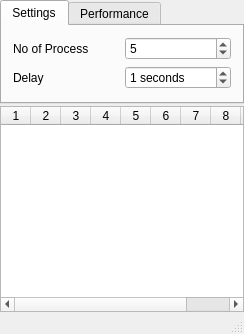
<?xml version="1.0" encoding="UTF-8"?>
<ui version="4.0">
 <class>MainWindow</class>
 <widget class="QMainWindow" name="MainWindow">
  <property name="geometry">
   <rect>
    <x>0</x>
    <y>0</y>
    <width>244</width>
    <height>334</height>
   </rect>
  </property>
  <property name="windowTitle">
   <string>MainWindow</string>
  </property>
  <widget class="QWidget" name="centralWidget">
   <layout class="QVBoxLayout" name="verticalLayout" stretch="1,2">
    <property name="spacing">
     <number>2</number>
    </property>
    <property name="sizeConstraint">
     <enum>QLayout::SetDefaultConstraint</enum>
    </property>
    <property name="leftMargin">
     <number>0</number>
    </property>
    <property name="topMargin">
     <number>0</number>
    </property>
    <property name="rightMargin">
     <number>0</number>
    </property>
    <property name="bottomMargin">
     <number>0</number>
    </property>
    <item>
     <widget class="QTabWidget" name="tabWidget">
      <property name="currentIndex">
       <number>0</number>
      </property>
      <widget class="QWidget" name="Settings">
       <attribute name="title">
        <string>Settings</string>
       </attribute>
       <layout class="QGridLayout" name="gridLayout">
        <item row="1" column="1">
         <widget class="QSpinBox" name="del">
          <property name="suffix">
           <string> seconds</string>
          </property>
          <property name="value">
           <number>1</number>
          </property>
         </widget>
        </item>
        <item row="1" column="0">
         <widget class="QLabel" name="label_2">
          <property name="text">
           <string>Delay</string>
          </property>
         </widget>
        </item>
        <item row="0" column="1">
         <widget class="QSpinBox" name="nop">
          <property name="minimum">
           <number>1</number>
          </property>
          <property name="value">
           <number>5</number>
          </property>
         </widget>
        </item>
        <item row="0" column="0">
         <widget class="QLabel" name="label">
          <property name="text">
           <string>No of Process</string>
          </property>
         </widget>
        </item>
       </layout>
      </widget>
      <widget class="QCustomPlot" name="Perf">
       <attribute name="title">
        <string>Performance</string>
       </attribute>
      </widget>
     </widget>
    </item>
    <item>
     <widget class="QTableWidget" name="tableWidget">
      <property name="enabled">
       <bool>true</bool>
      </property>
      <property name="sizePolicy">
       <sizepolicy hsizetype="Expanding" vsizetype="MinimumExpanding">
        <horstretch>0</horstretch>
        <verstretch>0</verstretch>
       </sizepolicy>
      </property>
      <property name="minimumSize">
       <size>
        <width>0</width>
        <height>10</height>
       </size>
      </property>
      <property name="baseSize">
       <size>
        <width>0</width>
        <height>10</height>
       </size>
      </property>
      <property name="sortingEnabled">
       <bool>true</bool>
      </property>
      <property name="rowCount">
       <number>0</number>
      </property>
      <property name="columnCount">
       <number>10</number>
      </property>
      <attribute name="horizontalHeaderCascadingSectionResizes">
       <bool>true</bool>
      </attribute>
      <attribute name="horizontalHeaderDefaultSectionSize">
       <number>30</number>
      </attribute>
      <attribute name="verticalHeaderVisible">
       <bool>false</bool>
      </attribute>
      <attribute name="verticalHeaderHighlightSections">
       <bool>false</bool>
      </attribute>
      <column/>
      <column/>
      <column/>
      <column/>
      <column/>
      <column/>
      <column/>
      <column/>
      <column/>
      <column/>
     </widget>
    </item>
   </layout>
  </widget>
  <widget class="QStatusBar" name="statusBar"/>
 </widget>
 <layoutdefault spacing="6" margin="11"/>
 <customwidgets>
  <customwidget>
   <class>QCustomPlot</class>
   <extends>QWidget</extends>
   <header location="global">QCustomPlot.h</header>
   <container>1</container>
  </customwidget>
 </customwidgets>
 <resources/>
 <connections/>
</ui>
